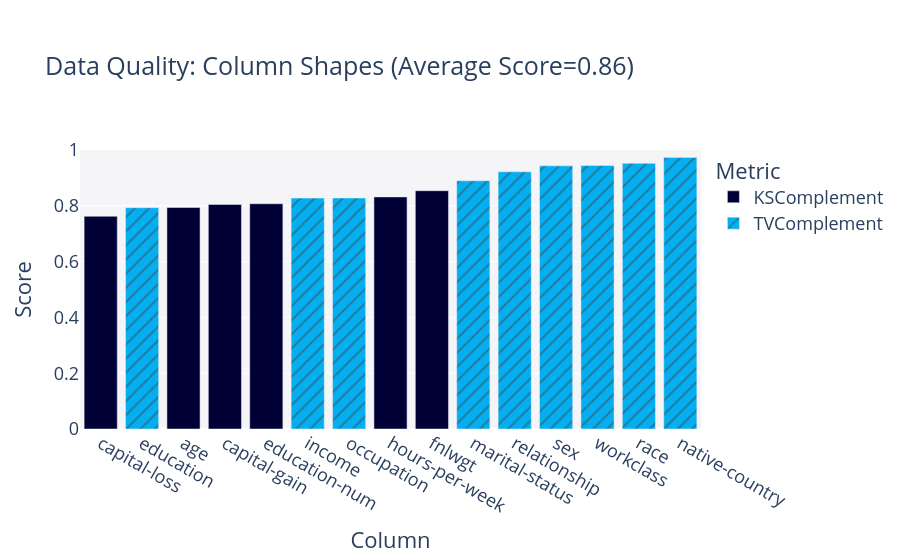

Source (notebook cell):
### Code cell
metadata = convert_metadata_to_sdm_format(full_ds.description.schema)
quality_report = QualityReport()
quality_report.generate(train_ds.data, synth_data.data, metadata)
fig = quality_report.get_visualization(property_name='Column Shapes')
fig.show()

results_exp['Column Pair Trends'] = quality_report.get_details('Column Pair Trends').mean()['Score']
results_exp['Column Shapes'] = quality_report.get_details('Column Shapes').mean()['Score']

### Figure 1 — Plotly figure (JSON) as saved in the notebook; plotly's stock layout.template omitted (floating-point values rounded to 4 significant figures)
{"data": [{"customdata": [["KSComplement"], ["KSComplement"], ["KSComplement"], ["KSComplement"], ["KSComplement"], ["KSComplement"]], "hovertemplate": "<b>%{hovertext}</b><br><br>Metric=%{customdata[0]}<br>Score=%{y}<extra></extra>", "hovertext": ["age", "fnlwgt", "education-num", "capital-gain", "capital-loss", "hours-per-week"], "legendgroup": "KSComplement", "marker": {"color": "#000036", "pattern": {"shape": ""}}, "name": "KSComplement", "orientation": "v", "showlegend": true, "textposition": "auto", "type": "bar", "x": ["age", "fnlwgt", "education-num", "capital-gain", "capital-loss", "hours-per-week"], "xaxis": "x", "y": [0.7938, 0.854, 0.8073, 0.8046, 0.7623, 0.8319], "yaxis": "y"}, {"customdata": [["TVComplement"], ["TVComplement"], ["TVComplement"], ["TVComplement"], ["TVComplement"], ["TVComplement"], ["TVComplement"], ["TVComplement"], ["TVComplement"]], "hovertemplate": "<b>%{hovertext}</b><br><br>Metric=%{customdata[0]}<br>Score=%{y}<extra></extra>", "hovertext": ["workclass", "education", "marital-status", "occupation", "relationship", "race", "sex", "native-country", "income"], "legendgroup": "TVComplement", "marker": {"color": "#03AFF1", "pattern": {"shape": "/"}}, "name": "TVComplement", "orientation": "v", "showlegend": true, "textposition": "auto", "type": "bar", "x": ["workclass", "education", "marital-status", "occupation", "relationship", "race", "sex", "native-country", "income"], "xaxis": "x", "y": [0.9443, 0.7933, 0.8897, 0.828, 0.9219, 0.9522, 0.9432, 0.9735, 0.8276], "yaxis": "y"}], "layout": {"barmode": "relative", "font": {"size": 18}, "legend": {"title": {"text": "Metric"}, "tracegroupgap": 0}, "margin": {"t": 150}, "plot_bgcolor": "#F5F5F8", "title": {"text": "Data Quality: Column Shapes (Average Score=0.86)"}, "xaxis": {"anchor": "y", "categoryorder": "total ascending", "domain": [0, 1], "title": {"text": "Column"}}, "yaxis": {"anchor": "x", "domain": [0, 1], "range": [0, 1], "title": {"text": "Score"}}}}
